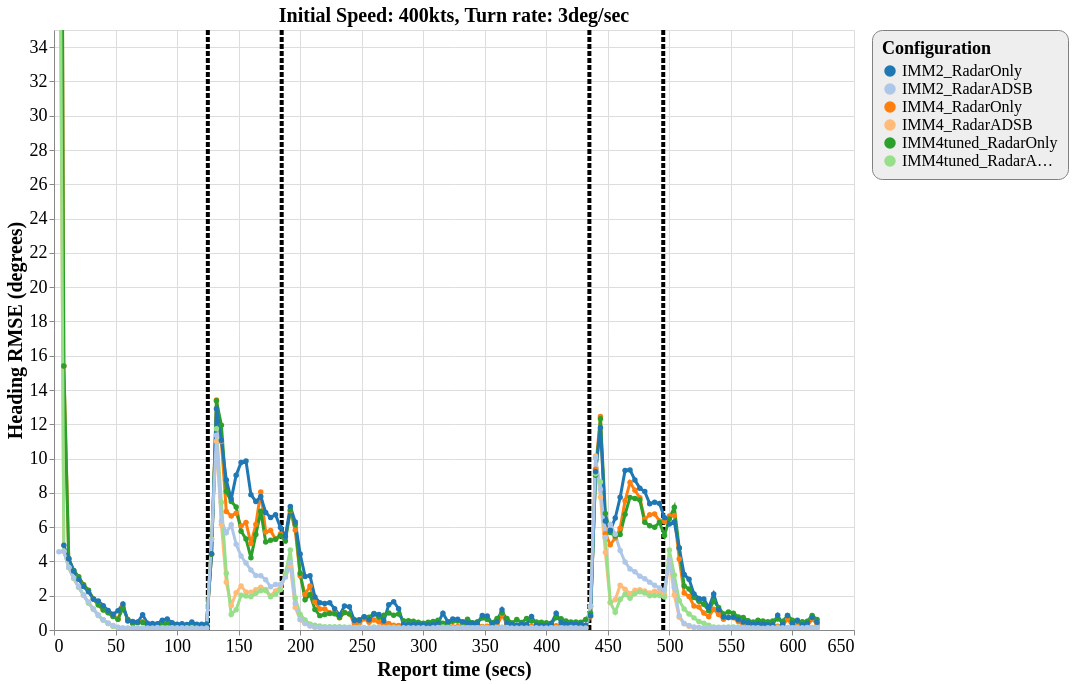

Describe this chart as a Vega-Lite specification.
### Vega-Lite specification from a JSON file in a GitHub repository (floating-point values rounded to 4 significant figures; data arrays with more than 128 entries replaced by an {"elided": "..."} marker saying what was removed)
{"config": {"view": {"continuousWidth": 800, "continuousHeight": 600}, "axisX": {"labelFontSize": 18, "titleFontSize": 20}, "axisY": {"labelFontSize": 18, "titleFontSize": 20}, "font": "Times New Roman", "legend": {"cornerRadius": 10, "fillColor": "#EEEEEE", "labelFontSize": 16, "padding": 10, "strokeColor": "gray", "titleFontSize": 18}, "title": {"fontSize": 20}}, "layer": [{"data": {"name": "data-87997c275a28be1bb4863290b2aa92dd"}, "mark": {"type": "rule", "strokeDash": [5, 2], "strokeWidth": 4}, "encoding": {"color": {"type": "nominal", "field": "color", "scale": null}, "x": {"type": "quantitative", "field": "tt"}}}, {"data": {"name": "data-91e82cb218eb4b2905c9c4691c9048f9"}, "mark": {"type": "line", "point": true, "strokeWidth": 3}, "encoding": {"color": {"type": "ordinal", "field": "config", "scale": {"scheme": "category20"}, "sort": ["IMM2_RadarOnly", "IMM2_RadarADSB", "IMM4_RadarOnly", "IMM4_RadarADSB", "IMM4tuned_RadarOnly", "IMM4tuned_RadarADSB"], "title": "Configuration"}, "x": {"type": "quantitative", "field": "time", "title": "Report time (secs)"}, "y": {"type": "quantitative", "field": "rmse_hdg", "scale": {"domain": [0, 35], "zero": false}, "title": "Heading RMSE (degrees)"}}, "selection": {"selector154": {"type": "interval", "bind": "scales", "encodings": ["x", "y"]}}, "title": "Initial Speed: 400kts, Turn rate: 3deg/sec"}], "$schema": "https://vega.github.io/schema/vega-lite/v4.8.1.json", "datasets": {"data-87997c275a28be1bb4863290b2aa92dd": [{"tt": 125, "color": "black"}, {"tt": 185, "color": "black"}, {"tt": 435, "color": "black"}, {"tt": 495, "color": "black"}], "data-91e82cb218eb4b2905c9c4691c9048f9": {"elided": "929 records"}}}
